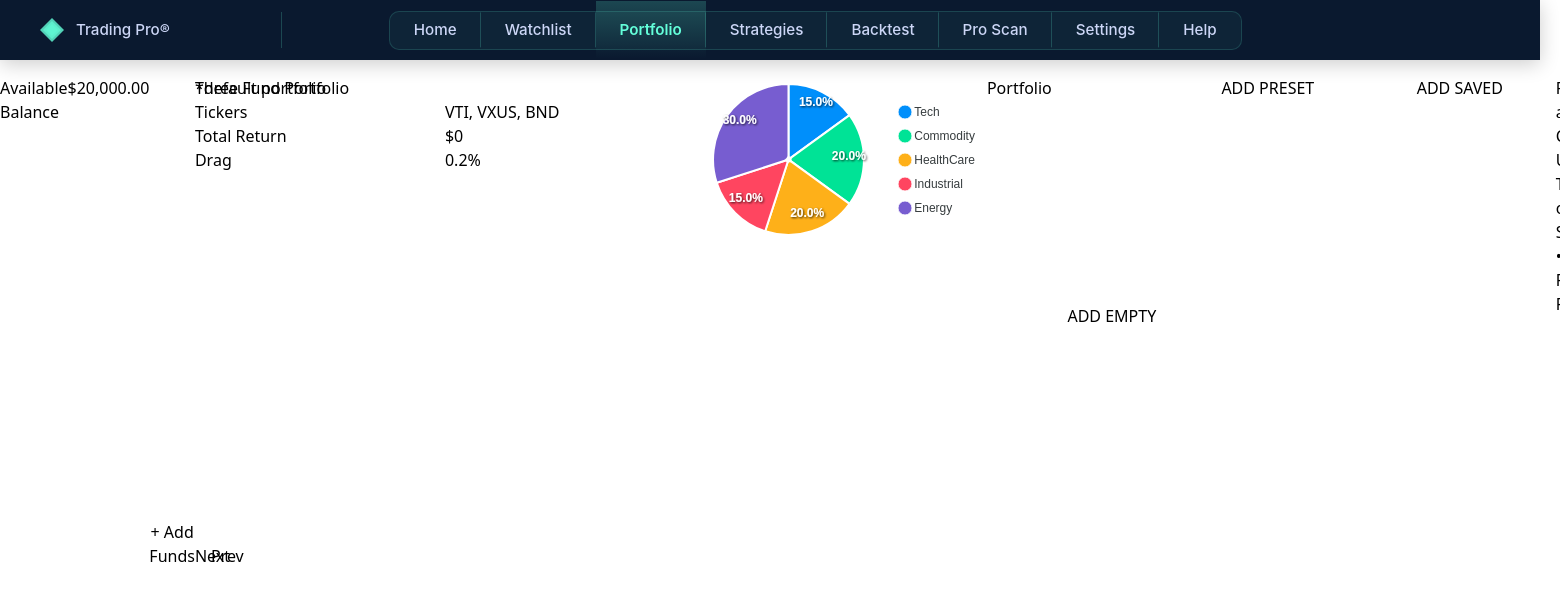
/portfolio/, run on an earlier commit of the app's database.
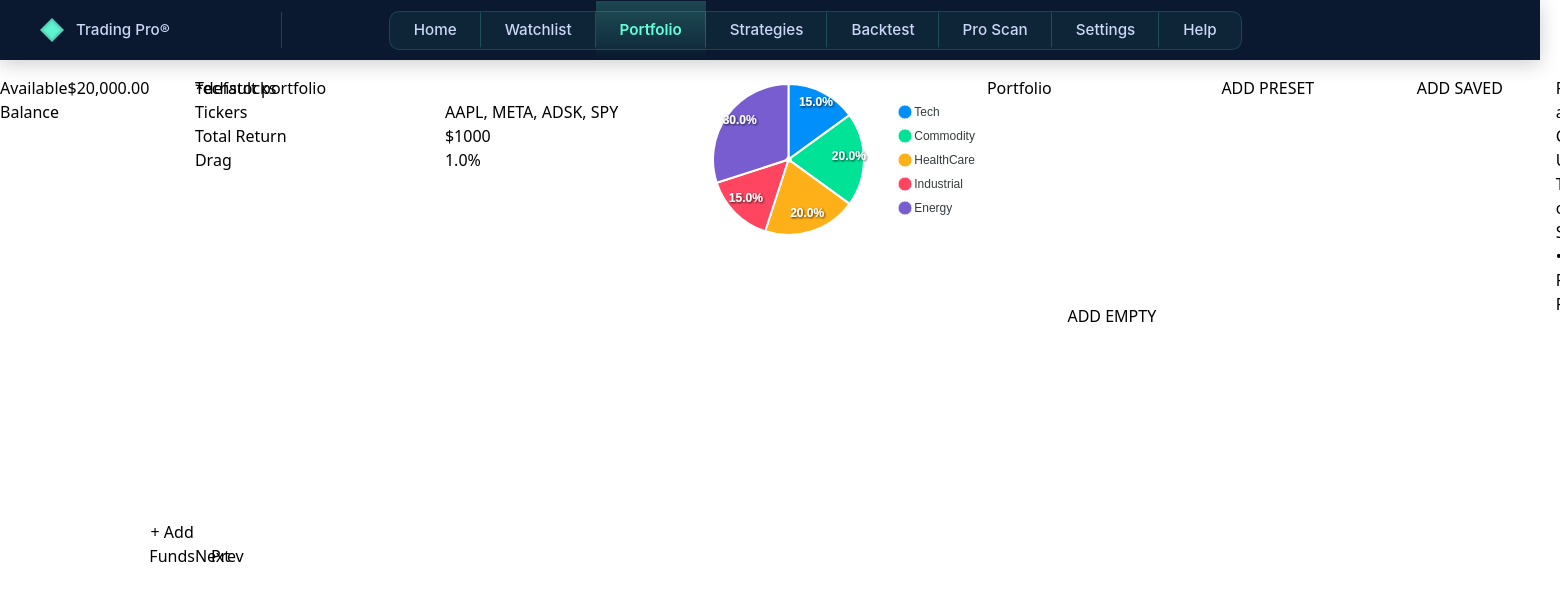
And on a later commit of the database.
### my_app/models.py (models this page shows, shortened)
class Portfolio(models.Model):
    name = models.CharField(max_length=100)
    drag_percentage = models.FloatField(default=0)
    rebalance_frequency = models.CharField(max_length=10, choices=[
            ('Yearly', 'Yearly'),
            ('Quarterly', 'Quarterly'),
            ('Monthly', 'Monthly')
        ], default='Yearly')
    total_return = models.BooleanField(default=False)
    rebalance_bands = models.BooleanField(default=False)
    ticker = models.CharField(max_length=100)
    allocation = models.CharField(max_length=100)
    is_default = models.BooleanField(default=False)

### my_app/views.py (the view, shortened to what this page needs)
# urls.py: path('portfolio/', views.portfolio, name='portfolio'),
def portfolio(request):
    form = PortfolioForm()
    saved_forms = [(portfolio, PortfolioForm(instance=portfolio)) for portfolio in Portfolio.objects.all()]
    default_portfolio = Portfolio.objects.filter(is_default=True).first()
    if not default_portfolio:
        default_portfolio = Portfolio(**PRESET_PORTFOLIOS['threefund'])
    chart_data = {
        "labels": ["Tech", "Commodity", "HealthCare", "Industrial", "Energy"],
        "series": [15, 20, 20, 15, 30]
    }
    return render(request, 'portfolio.html', {
        'form': form,
        'chart_data': json.dumps(chart_data),
        'saved_forms': saved_forms,
        'default_portfolio': default_portfolio
        })

### templates/portfolio.html (shortened to what this page needs)
{% extends 'base.html' %}
{% load static %}
{% block head %}
<link rel="stylesheet" href="{% static 'css/dist/styles.css' %}">
{% endblock %}
{% block content %}
<div class="flex flex-col mt-[76px] space-y-12 pt-16 justify-center px-8">
    <div class="flex items-center justify-between">
        <h3 class="text-lg font-medium text-gray-700">Available Balance</h3>
        <div class="flex items-center gap-3">
            <span class="text-2xl font-bold text-green-600">$20,000.00</span>
            <button class="px-4 py-2 bg-blue-600 text-white rounded-md hover:bg-blue-700 transition-colors">
                + Add Funds
            </button>
        </div>
    </div>
    <div class="relative mx-auto max-w-3xl overflow-hidden">
        <div id="carousel-wrapper" class="flex transition-transform duration-500 ease-out">
            <div id="default-panel-container" class="slide w-full flex-shrink-0">
                {% include "partials/default_portfolio_panel.html" %}
            </div>
            <div class="slide w-full flex-shrink-0">
                <div id="chart" class="w-full h-full p-4 bg-[#0a192f] rounded-lg shadow-xl flex items-center justify-center">
                </div>
            </div>
        </div>
        <button id="prev" class="absolute left-4 top-1/2 transform -translate-y-1/2 text-white bg-gray-700 p-2 rounded-full hover:bg-gray-600">
            Prev
        </button>
        <button id="next" class="absolute right-4 top-1/2 transform -translate-y-1/2 text-white bg-gray-700 p-2 rounded-full hover:bg-gray-600">
            Next
        </button>
    </div>
    <div class="flex justify-center mt-4 space-x-2">
        <button data-index="0" class="dot w-3 h-3 rounded-full bg-blue-400"></button>
        <button data-index="1" class="dot w-3 h-3 rounded-full bg-blue-200"></button>
    </div>
    <div id="custom-portfolio-container" class="grid grid-cols-1 mx-auto w-[85%] rounded-lg bg-white border border-gray-200 p-6 shadow-lg">
        <div class="flex flex-row gap-4 p-4 md:items-center z-50">
            <h2 class="text-2xl font-semibold text-gray-800">Portfolio</h2>
            <div class="flex flex-wrap gap-4">
                <button id="add-empty-btn"
                        class="flex-1 px-6 py-3 text-sm font-medium bg-blue-500 text-white rounded-lg shadow-md hover:bg-blue-600 transition-colors duration-200 min-w-[120px]">
                    ADD EMPTY
                </button>
                <div class="relative group z-50">
                    <button id="preset-toggle"
                            class="flex-1 w-48 px-6 py-3 text-sm font-medium bg-orange-500 text-white rounded-md shadow-md hover:bg-orange-600 transition-colors duration-200 min-w-[120px]">
                        ADD PRESET
                    </button>
                </div>
                <div class="relative z-50">
                    <button id="saved-toggle"
                            class="flex-1 w-48 px-6 py-3 text-sm font-medium bg-purple-500 text-white rounded-md shadow-md hover:bg-purple-600 transition-colors duration-200 min-w-[120px]">
                        ADD SAVED
                    </button>
                </div>
            </div>
        </div>
        <div id="portfolio-form-containers" class="flex flex-wrap gap-6 p-4">
        </div>
    </div>
    <h3 class="mx-auto">Report a Bug • Contact Us • Terms of Service • Privacy Policy</h3>
</div>
{% endblock %}

### templates/base.html (shortened to what this page needs)
{% load static %}
<!DOCTYPE html>
<html lang="en">
  <head>
    {% block head %}{% endblock %}
  </head>
  <body>
    <div class="navbar-container">
      <div class="navbar">
        <a href="{% url 'home' %}" class="navbar-brand">
          <svg width="24" height="24" viewBox="0 0 24 24" fill="none" xmlns="http://www.w3.org/2000/svg" style="fill: #64ffda;">
              <path d="M12 0L24 12L12 24L0 12L12 0Z" fill-opacity="0.8"/>
              <path d="M12 3L21 12L12 21L3 12L12 3Z" fill-opacity="0.6"/>
              <path d="M12 6L18 12L12 18L6 12L12 6Z" fill-opacity="0.4"/>
          </svg>
          Trading Pro®
        </a>
        <div class="nav-links-container">
          <div class="nav-links">
            <a href="{% url 'home' %}" class="{% if request.path == '/' %}active{% endif %}">Home</a>
            <a href="{% url 'watchlist' %}" class="{% if request.path == '/watchlist/' %}active{% endif %}">Watchlist</a>
            <a href="{% url 'portfolio' %}" class="{% if request.path == '/portfolio/' %}active{% endif %}">Portfolio</a>
            <a href="{% url 'strategies' %}" class="{% if request.path == '/strategies/' %}active{% endif %}">Strategies</a>
            <a href="{% url 'backtest' %}" class="{% if request.path == '/backtest/' %}active{% endif %}">Backtest</a>
            <a href="{% url 'pro_scan' %}" class="{% if request.path == '/pro_scan/' %}active{% endif %}">Pro Scan</a>
            <a href="{% url 'settings' %}" class="{% if request.path == '/settings/' %}active{% endif %}">Settings</a>
            <a href="{% url 'help' %}" class="{% if request.path == '/help/' %}active{% endif %}">Help</a>
          </div>
        </div>
      </div>
    </div>
    {% block content %}{% endblock %}
  </body>
</html>

### templates/partials/default_portfolio_panel.html
{% if default_portfolio %}
        <div class="mx-auto relative w-[500px] rounded-lg bg-[#f8fafc] border border-[#e2e8f0] px-6 pb-6 pt-10 shadow-lg space-y-6 flex-shrink-0">
            <div class="absolute top-2 right-4 text-xs text-[#0a192f]">*default portfolio</div>
            <div class="border border-[#cbd5e1] p-4 flex items-center w-[50%] mx-auto justify-center">
                <h3 class="text-xl font-medium text-[#0a192f]">{{ default_portfolio.name }}</h3>
            </div>
            <div class="border border-[#cbd5e1] p-4 flex flex-row items-center space-x-4">
                <div class="text-xl font-medium text-[#0a192f] bg-[#f1f5f9] p-2 rounded-md w-1/2">Tickers</div>
                <div class="text-xl font-medium text-[#0a192f] bg-[#f1f5f9] p-2 rounded-md w-1/2 text-right">{{ default_portfolio.ticker }}</div>
            </div>
            <div class="border border-[#cbd5e1] p-4 flex flex-row items-center space-x-4">
                <div class="text-xl font-medium text-[#0a192f] bg-[#f1f5f9] p-2 rounded-md w-1/2">Total Return</div>
                <div class="text-xl font-medium text-[#0a192f] bg-[#f1f5f9] p-2 rounded-md w-1/2 text-right">${{ default_portfolio.total_return|yesno:"1000,0" }}</div>
            </div>
            <div class="border border-[#cbd5e1] p-4 flex flex-row items-center space-x-4">
                <div class="text-xl font-medium text-[#0a192f] bg-[#f1f5f9] p-2 rounded-md w-1/2">Drag</div>
                <div class="text-xl font-medium text-[#0a192f] bg-[#f1f5f9] p-2 rounded-md w-1/2 text-right">{{ default_portfolio.drag_percentage }}%</div>
            </div>
        </div>
{% endif %}

### templates/base.html (style rules this page uses)
.navbar-container { width: 100%; height: 60px; position: fixed; top: 0; z-index: 1000; display: flex; align-items: center; }
.navbar { background: #0a192f; width: calc(100% - 20px); padding: 0rem 12rem 0rem 1rem; display: flex; align-items: center; box-shadow: 0 4px 20px rgba(0, 0, 0, 0.2); height: 100%; font-family: 'Inter', sans-serif; }
.nav-links-container { padding: 0rem 0rem 0rem 0rem; display: flex; width: 80%; height: 100%; align-items: center; justify-content: center; }
.nav-links { display: flex; height: 39px; border: 1px solid rgba(100, 255, 218, 0.15); border-radius: 10px; background: rgba(100, 255, 218, 0.05); align-items: center; justify-content: center; }
.navbar a { color: #ccd6f6; text-decoration: none; font-size: 0.95rem; font-weight: 500; padding: 18px 24px; white-space: nowrap; position: relative; flex: 1; text-align: center; transition: all 0.3s ease; }
.navbar a:not(:last-child)::after { content: ''; position: absolute; right: 0; top: 50%; transform: translateY(-50%); height: 60%; width: 1px; background: rgba(100, 255, 218, 0.2); }
.navbar a.active { background: linear-gradient(180deg, rgba(100, 255, 218, 0.2), transparent); color: #64ffda; font-weight: 600; }
.navbar-brand { color: #64ffda; font-size: 1.4rem; font-weight: 700; text-decoration: none; display: flex; align-items: center; gap: 12px; padding: 0 1rem; width: 20%; }

What changed in the data, as far as the page shows it:
added Portfolio: name "Techstocks", ticker "AAPL, META, ADSK, SPY", total_return "1000", drag_percentage "1.0"
Also different on the page:
{{ default_portfolio.name }}: "Three Fund Portfolio" → (not shown)
{{ default_portfolio.ticker }}: "VTI, VXUS, BND" → (not shown)
{{ default_portfolio.total_return|yesno:"1000,0" }}: "0" → (not shown)
{{ default_portfolio.drag_percentage }}: "0.2" → (not shown)
